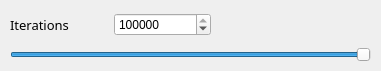
   <widget class="QWidget" name="coeff_widget_2" native="true">
    <property name="geometry">
     <rect>
      <x>30</x>
      <y>490</y>
      <width>381</width>
      <height>71</height>
     </rect>
    </property>
    <widget class="QWidget" name="layoutWidget_4">
     <property name="geometry">
      <rect>
       <x>10</x>
       <y>10</y>
       <width>201</width>
       <height>29</height>
      </rect>
     </property>
     <layout class="QHBoxLayout" name="horizontalLayout_20">
      <item>
       <widget class="QLabel" name="label_26">
        <property name="font">
         <font>
          <family>Bree</family>
          <pointsize>10</pointsize>
          <strikeout>false</strikeout>
          <kerning>true</kerning>
         </font>
        </property>
        <property name="text">
         <string>Iterations</string>
        </property>
        <property name="buddy">
         <cstring>spin_iter</cstring>
        </property>
       </widget>
      </item>
      <item>
       <widget class="QSpinBox" name="spin_iter">
        <property name="maximum">
         <number>50000000</number>
        </property>
        <property name="singleStep">
         <number>1</number>
        </property>
        <property name="value">
         <number>10000000</number>
        </property>
       </widget>
      </item>
     </layout>
    </widget>
    <widget class="QSlider" name="horizontalSlider">
     <property name="geometry">
      <rect>
       <x>10</x>
       <y>40</y>
       <width>361</width>
       <height>29</height>
      </rect>
     </property>
     <property name="maximum">
      <number>50000000</number>
     </property>
     <property name="singleStep">
      <number>10</number>
     </property>
     <property name="pageStep">
      <number>1000</number>
     </property>
     <property name="value">
      <number>10000000</number>
     </property>
     <property name="orientation">
      <enum>Qt::Horizontal</enum>
     </property>
    </widget>
    <zorder>layoutWidget_4</zorder>
    <zorder>horizontalSlider</zorder>
    <zorder>frame_4</zorder>
    <zorder>frame_4</zorder>
   </widget>
